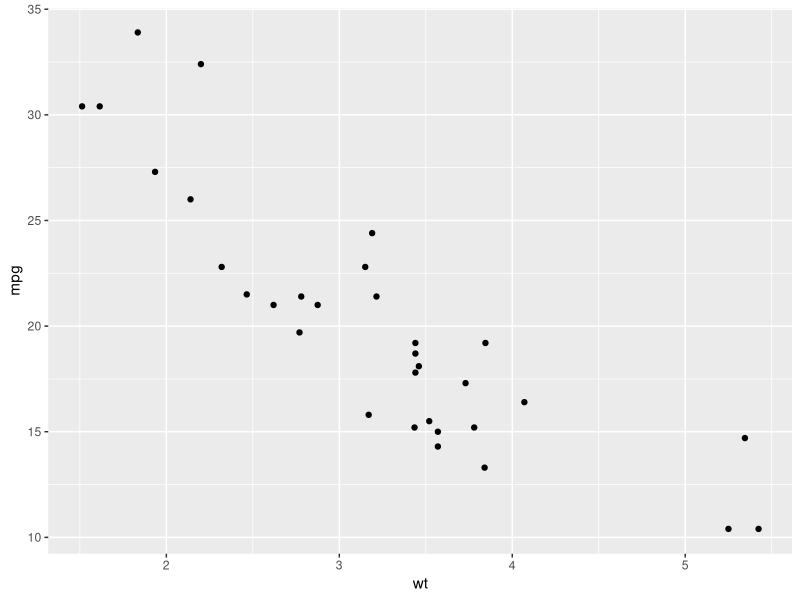
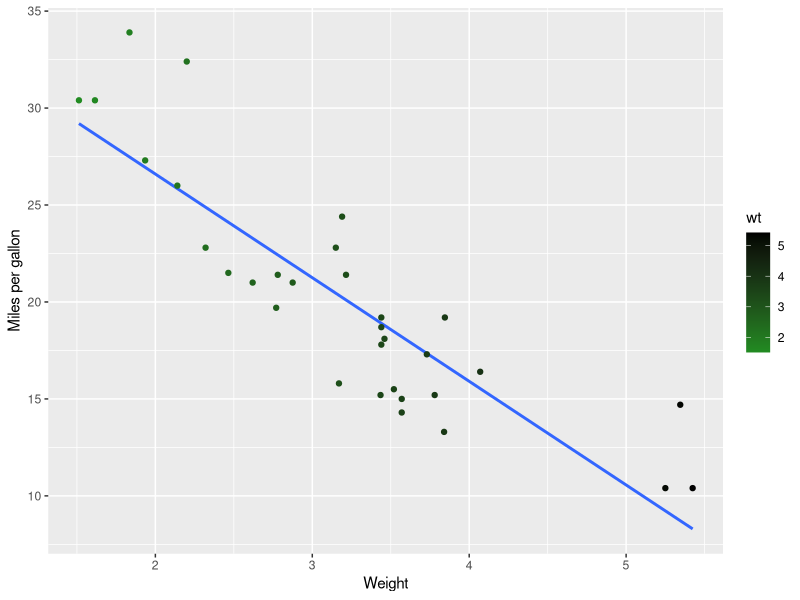

Recreate these plots in R, in order.
## ---- chunk 1
#{r R code Example, include=TRUE, echo=FALSE} I can use it to display options
#We can set chunks to show up in the resulting document by setting some options like include = TRUE or FALSE
#this is R code
summary(mtcars)
## ---- chunk 2
library(ggplot2)
data("mtcars")
ggplot(mtcars, aes(x = wt, y = mpg))+
  geom_point()

## ---- chunk 3
data("mtcars")
ggplot(mtcars, aes(x = wt, y = mpg)) +
  geom_smooth(method = lm, se = FALSE) +
  geom_point(aes(color = wt)) +
  xlab("Weight") + 
  ylab("Miles per gallon") +
  scale_colour_gradient(low = "forestgreen", high = "black")
## ---- chunk 4
library(knitr)
kable(mtcars, digits = 3, format = "markdown")
## ---- chunk 5
#> "I thoroughly disapprove of duels. If a man should challenge me,
#  I would take him kindly and forgivingly by the hand and lead him
#  to a quiet place and kill him."
#>
#> --- Mark Twain
